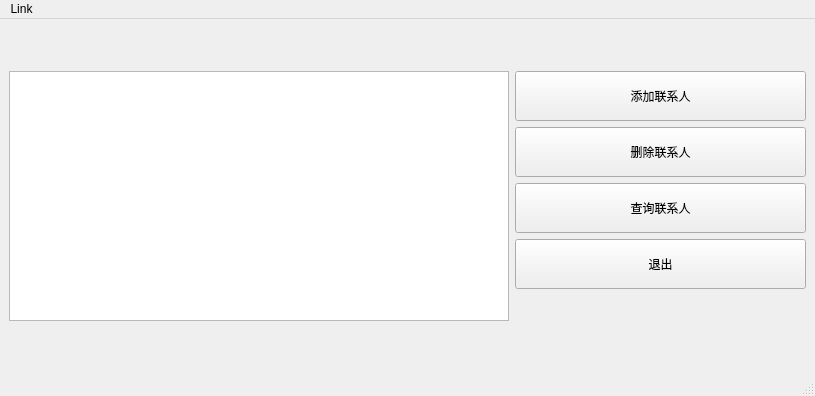
<?xml version="1.0" encoding="UTF-8"?>
<ui version="4.0">
 <class>MainWindow</class>
 <widget class="QMainWindow" name="MainWindow">
  <property name="geometry">
   <rect>
    <x>0</x>
    <y>0</y>
    <width>815</width>
    <height>396</height>
   </rect>
  </property>
  <property name="windowTitle">
   <string>MainWindow</string>
  </property>
  <widget class="QWidget" name="centralwidget">
   <layout class="QFormLayout" name="formLayout">
    <item row="0" column="0">
     <widget class="QTableWidget" name="linkList">
      <property name="minimumSize">
       <size>
        <width>500</width>
        <height>250</height>
       </size>
      </property>
      <property name="maximumSize">
       <size>
        <width>500</width>
        <height>250</height>
       </size>
      </property>
     </widget>
    </item>
    <item row="0" column="1">
     <layout class="QGridLayout" name="gridLayout">
      <item row="2" column="0">
       <widget class="QPushButton" name="SearchLink">
        <property name="minimumSize">
         <size>
          <width>100</width>
          <height>50</height>
         </size>
        </property>
        <property name="text">
         <string>查询联系人</string>
        </property>
       </widget>
      </item>
      <item row="3" column="0">
       <widget class="QPushButton" name="closeWinBtn">
        <property name="minimumSize">
         <size>
          <width>100</width>
          <height>50</height>
         </size>
        </property>
        <property name="text">
         <string>退出</string>
        </property>
       </widget>
      </item>
      <item row="0" column="0">
       <widget class="QPushButton" name="addLink">
        <property name="minimumSize">
         <size>
          <width>100</width>
          <height>50</height>
         </size>
        </property>
        <property name="text">
         <string>添加联系人</string>
        </property>
       </widget>
      </item>
      <item row="1" column="0">
       <widget class="QPushButton" name="deleteLink">
        <property name="minimumSize">
         <size>
          <width>100</width>
          <height>50</height>
         </size>
        </property>
        <property name="text">
         <string>删除联系人</string>
        </property>
       </widget>
      </item>
     </layout>
    </item>
   </layout>
  </widget>
  <widget class="QMenuBar" name="menubar">
   <property name="geometry">
    <rect>
     <x>0</x>
     <y>0</y>
     <width>815</width>
     <height>23</height>
    </rect>
   </property>
   <widget class="QMenu" name="menuLink">
    <property name="title">
     <string>Link</string>
    </property>
   </widget>
   <addaction name="menuLink"/>
  </widget>
  <widget class="QStatusBar" name="statusbar"/>
 </widget>
 <resources/>
 <connections>
  <connection>
   <sender>closeWinBtn</sender>
   <signal>clicked()</signal>
   <receiver>MainWindow</receiver>
   <slot>close()</slot>
   <hints>
    <hint type="sourcelabel">
     <x>686</x>
     <y>254</y>
    </hint>
    <hint type="destinationlabel">
     <x>715</x>
     <y>-12</y>
    </hint>
   </hints>
  </connection>
 </connections>
</ui>
